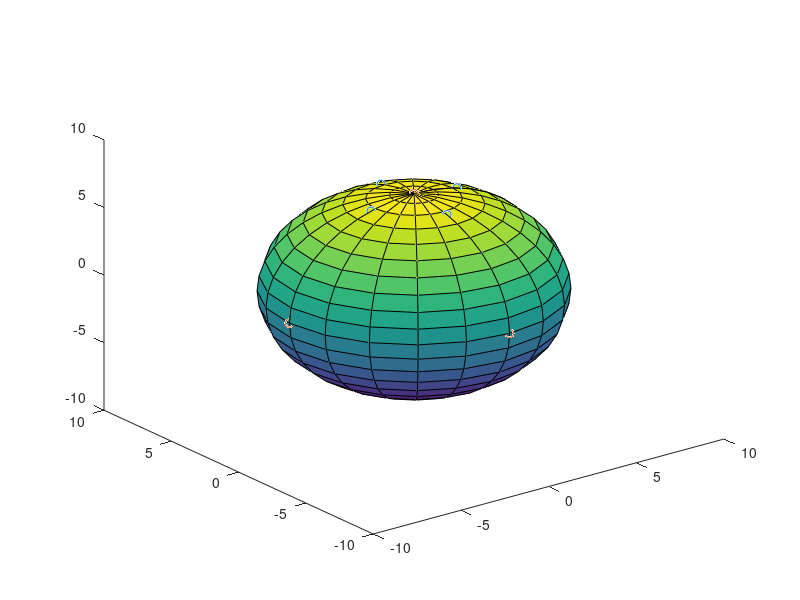

MATLAB code to generate this figure: (Note: this script raises an error after producing the figure.)
clear all
close all
% Sphere Radius and Plug Radius 
R = 7.1; Rp = 2.5; 

% Angle in relation to the plug 
alpha = Rp/R;
beta = 0;
gamma = pi/2;

points = 4;
for i = 1:points    
    t = (2*pi/points)*i;
    x(i) = sin(alpha)*cos(beta)*cos(gamma)*cos(t)+sin(alpha)*sin(gamma)*sin(t) - cos(alpha)*sin(beta)*cos(gamma);
    y(i) = -sin(alpha)*cos(beta)*sin(gamma)*cos(t)+sin(alpha)*cos(gamma)*sin(t) + cos(alpha)*sin(beta)*sin(gamma);
    z(i) = sin(alpha)*sin(beta)*cos(t)+ cos(alpha)*cos(beta);
end

x_s = [0,R,0,-R,0,0,0];
y_s = [0,0,0,0,0,R,-R];
z_s = [0,0,-R,0,R,0,0];

plot3(R*x,R*y,R*z, 'o')
hold on 
plot3(x_s,y_s,z_s,'o')

%%
[X,Y,Z] = sphere;
hold on 
X2 = X*R;
Y2 = Y*R;
Z2 = Z*R;
surf(X2,Y2,Z2)

  
% 
h = R*(1-cos(th/2));
c = (R^2 - (R-h)^2)^(1/2);


